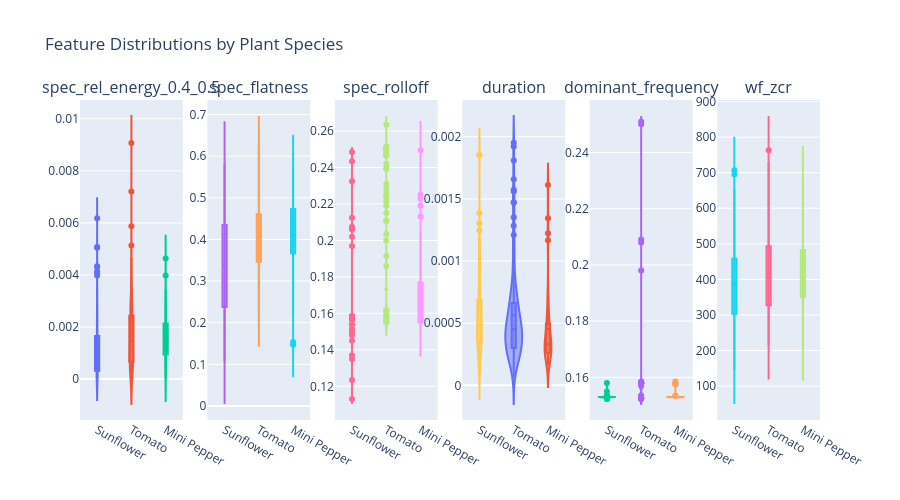

The notebook cell this image was saved under:
### Markdown cell above
## Exploratory Data Analysis (EDA)
Before training, it is crucial to understand how the features separate the different plant species. The cells below generate interactive graphics to explore feature distributions, correlations, and the UMAP 3D projection.

### Code cell
import plotly.express as px
import plotly.graph_objects as go
from plotly.subplots import make_subplots

# Feature Distributions (Violin Plots)
top_features = ['spec_rel_energy_0.4_0.5', 'spec_flatness', 'spec_rolloff', 'duration', 'dominant_frequency', 'wf_zcr']

fig = make_subplots(rows=1, cols=6, subplot_titles=top_features)

for i, feature in enumerate(top_features):
    for plant in df_plants['plant'].unique():
        plant_data = df_plants[df_plants['plant'] == plant][feature]
        fig.add_trace(go.Violin(y=plant_data, name=plant, box_visible=True, meanline_visible=True), row=1, col=i+1)

fig.update_layout(height=500, title_text='Feature Distributions by Plant Species', showlegend=False)
fig.show()
